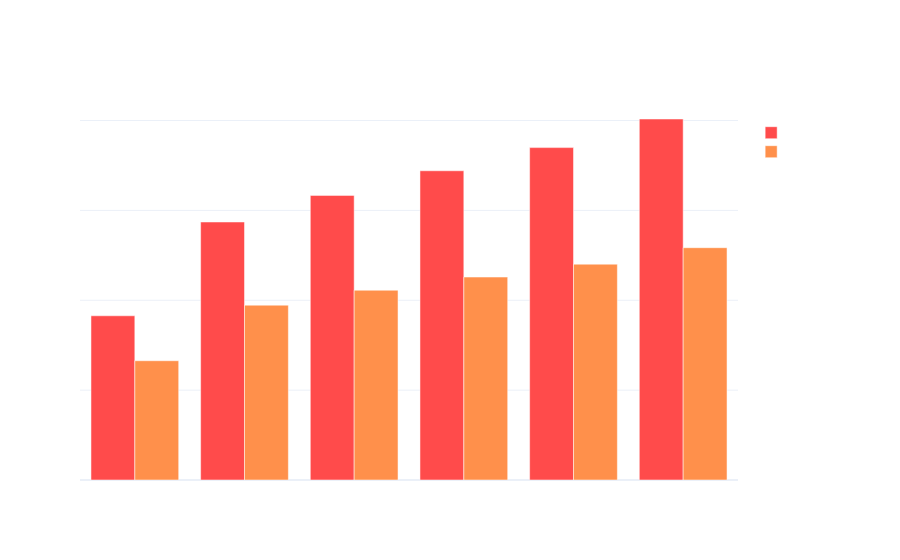

The cell this chart's notebook holds for it:
### Markdown cell above
Aqui vamos exibir número de tokens e types via grouped bar chart.

Número MÉDIO de tokens e numero MÉDIO de types para facilitar a visualização.

O "certo" seria ver o número total pra types e tokens mas, se fizer assim, fica difícil de visualizar para a nota zero. Pegando o número médio, o TTR se mantém mas fica melhor de visualizar.

### Code cell
# Create the figure
fig = go.Figure()

# Add the bars for avg tokens
fig.add_trace(go.Bar(
    x=df_chart['nota_real'], 
    y=df_chart['qtde_media_tokens'], 
    name='Média de tokens', 
    marker_color='#FF4B4B',  # Streamlit-like red
    hovertemplate=(
        "Média de tokens: %{y}<br>" +
        "TTR: %{customdata:.2f}<extra></extra>%"       
    ),
    customdata=df_chart['TTR']
))

# Add the bars for avg types
fig.add_trace(go.Bar(
    x=df_chart['nota_real'], 
    y=df_chart['qtde_media_types'], 
    name='Média de types', 
    marker_color='#FF904B',  # Nova cor, para maior contraste: laranja
    hovertemplate=(
        "Média de types: %{y}<br>" +
        "TTR: %{customdata:.2f}<extra></extra>%"       
    ),
    customdata=df_chart['TTR']

))

# Update layout for better visualization
fig.update_layout(
    title="Número Médio de Tokens e Types e TTR",
    xaxis_title="Nota",
    yaxis_title="Quantidade",
    barmode='group',  # Grouped bars
    legend_title="Legenda",
    template='plotly_white',
    plot_bgcolor="rgba(0, 0, 0, 0)",  # Transparent plot background
    paper_bgcolor="rgba(0, 0, 0, 0)",  # Transparent outer background
    font=dict(color="white"),  # White font for titles, labels, and text
    xaxis=dict(
        showgrid=False,  # Remove vertical gridlines
        color="white"    # White font for x-axis labels
    ),
    yaxis=dict(
        #showgrid=False,  # Remove horizontal gridlines
        color="white"    # White font for y-axis labels
    ),
    hoverlabel=dict(
        bgcolor="#FFFFFF",  # Light red background for tooltip
        font_size=12,       # Tooltip font size
        font_color="black"  # Tooltip text color
    )

)

# Show the figure
fig.show()

### Figure 1 — Plotly figure (JSON) as saved in the notebook; plotly's stock layout.template omitted (floating-point values rounded to 4 significant figures)
{"data": [{"customdata": [65.63, 66.68, 64.93, 64.35, 67.76, 72.64], "hovertemplate": "Média de tokens: %{y}<br>TTR: %{customdata:.2f}<extra></extra>%", "marker": {"color": "#FF4B4B"}, "name": "Média de tokens", "type": "bar", "x": [3, 2, 4, 5, 1, 0], "y": [172.1, 158.3, 184.9, 200.8, 143.6, 91.36]}, {"customdata": [65.63, 66.68, 64.93, 64.35, 67.76, 72.64], "hovertemplate": "Média de types: %{y}<br>TTR: %{customdata:.2f}<extra></extra>%", "marker": {"color": "#ff904b"}, "name": "Média de types", "type": "bar", "x": [3, 2, 4, 5, 1, 0], "y": [112.9, 105.6, 120.1, 129.2, 97.27, 66.36]}], "layout": {"barmode": "group", "font": {"color": "white"}, "hoverlabel": {"bgcolor": "#FFFFFF", "font": {"color": "black", "size": 12}}, "legend": {"title": {"text": "Legenda"}}, "paper_bgcolor": "rgba(0, 0, 0, 0)", "plot_bgcolor": "rgba(0, 0, 0, 0)", "title": {"text": "Número Médio de Tokens e Types e TTR"}, "xaxis": {"color": "white", "showgrid": false, "title": {"text": "Nota"}}, "yaxis": {"color": "white", "title": {"text": "Quantidade"}}}}
